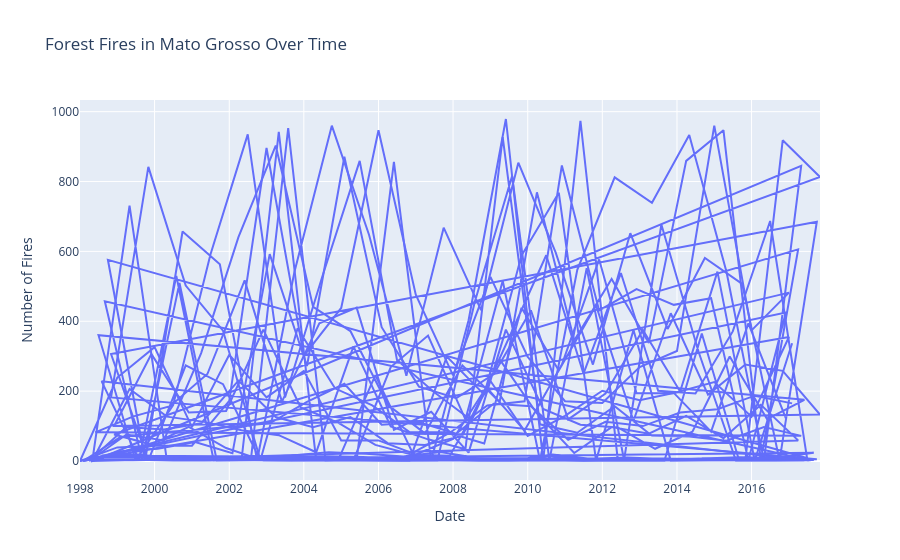

This figure's notebook cell:
### Markdown cell above
### Task 02C.1 — Line Plot for One State *(2 pts)*

Using your `mato_grosso` dataframe from Task 02B.1, create a **line plot** showing fire counts over time:

- x-axis: `'date'`
- y-axis: `'number'`
- A descriptive title
- Axis labels via the `labels=` argument

Assign the figure to `fig1` and display it.

### Code cell
fig1 = px.line(
    mato_grosso,
    x='date',
    y='number',
    title='Forest Fires in Mato Grosso Over Time',
    labels={'number': 'Number of Fires', 'date': 'Date'}
)
fig1.show()

### Figure 1 — Plotly figure (JSON) as saved in the notebook; plotly's stock layout.template omitted (floating-point values rounded to 4 significant figures; data arrays with more than 128 entries replaced by an {"elided": "..."} marker saying what was removed)
{"data": [{"hovertemplate": "Date=%{x}<br>Number of Fires=%{y}<extra></extra>", "legendgroup": "", "line": {"color": "#636efa", "dash": "solid"}, "marker": {"symbol": "circle"}, "mode": "lines", "name": "", "orientation": "v", "showlegend": false, "type": "scatter", "x": {"elided": "478 str values"}, "xaxis": "x", "y": {"elided": "478 float values"}, "yaxis": "y"}], "layout": {"legend": {"tracegroupgap": 0}, "title": {"text": "Forest Fires in Mato Grosso Over Time"}, "xaxis": {"anchor": "y", "domain": [0, 1], "title": {"text": "Date"}}, "yaxis": {"anchor": "x", "domain": [0, 1], "title": {"text": "Number of Fires"}}}}
